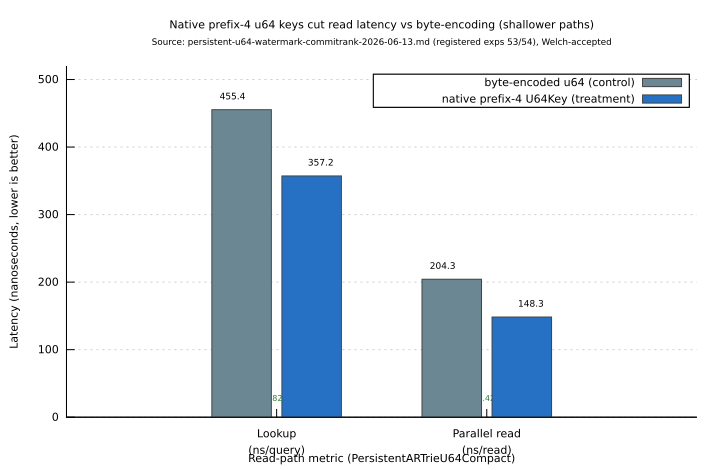

This chart was generated by the following gnuplot code:
# Self-contained gnuplot script. Rendered in-place by scripts/render-diagrams.sh
# to u64-native-vs-byte-latency.svg. Output basename MUST equal script basename.
set terminal svg size 720,470 font 'DejaVu Sans,11' background rgb 'white'
set output 'u64-native-vs-byte-latency.svg'

set title "Native prefix-4 u64 keys cut read latency vs byte-encoding (shallower paths)\n{/*0.8 Source: persistent-u64-watermark-commitrank-2026-06-13.md (registered exps 53/54), Welch-accepted}"
set ylabel "Latency (nanoseconds, lower is better)"
set xlabel "Read-path metric (PersistentARTrieU64Compact)"

set style data histograms
set style histogram clustered gap 1.6
set style fill solid 0.92 border rgb '#444444'
set boxwidth 0.85
set yrange [0:520]
set grid ytics lc rgb '#cccccc' lw 1
set key top right box opaque
set border 3
set xtics nomirror
set ytics nomirror

# grey = byte-encoded control, blue = native ARTrie treatment.
set style line 1 lc rgb '#607D8B'   # byte-encoded u64 (grey control)
set style line 2 lc rgb '#1565C0'   # native prefix-4 (blue treatment)

# Value labels above each bar.
set label 1 "455.4" at -0.21,475 center font 'DejaVu Sans,9'
set label 2 "357.2" at  0.21,377 center font 'DejaVu Sans,9'
set label 3 "204.3" at  0.79,224 center font 'DejaVu Sans,9'
set label 4 "148.3" at  1.21,168 center font 'DejaVu Sans,9'
# Significance labels under each metric group.
set label 5 "p=2.82e-35" at 0,28 center font 'DejaVu Sans,8' tc rgb '#2E7D32'
set label 6 "p=4.42e-9"  at 1,28 center font 'DejaVu Sans,8' tc rgb '#2E7D32'

plot 'u64-native-vs-byte-latency.dat' using 2:xtic(1) ls 1 title 'byte-encoded u64 (control)', \
     '' using 3 ls 2 title 'native prefix-4 U64Key (treatment)'
